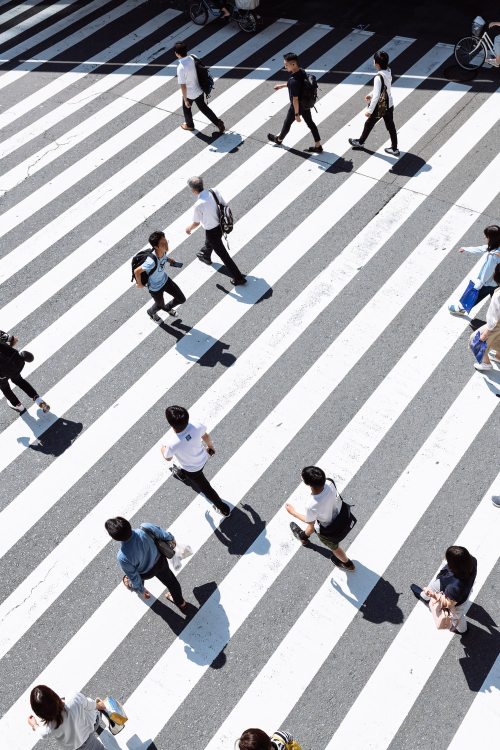
#> input picture Sample.jpg, 1000 x 1500 px (shown at 1/2 size)
$ jupyter execute --allow-errors Coreoperations.ipynb
#> lines starting #> are read from the running program, lines starting #| are printed output that depends on the picture; after the words box and inside, x2 and y2 are one past the last pixel; in counts of white or black regions, pixels touching at a corner belong together
[cell 1]
import numpy as np
import cv2
import matplotlib.pyplot as plt

[cell 2]
img = cv2.imread("Sample.jpg")
#> img is the input picture: shape (1500, 1000, 3); mean B, G, R 176.4, 171.7, 170.8
img.shape
#> Out = (1500, 1000, 3)

[cell 3]
plt.matshow(img)

[cell 4]
person = img[650:800,150:200]
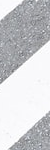
#> person: shape (150, 50, 3); mean B, G, R 209.4, 206.3, 205.6

[cell 5]
img[0:150,0:50] = person
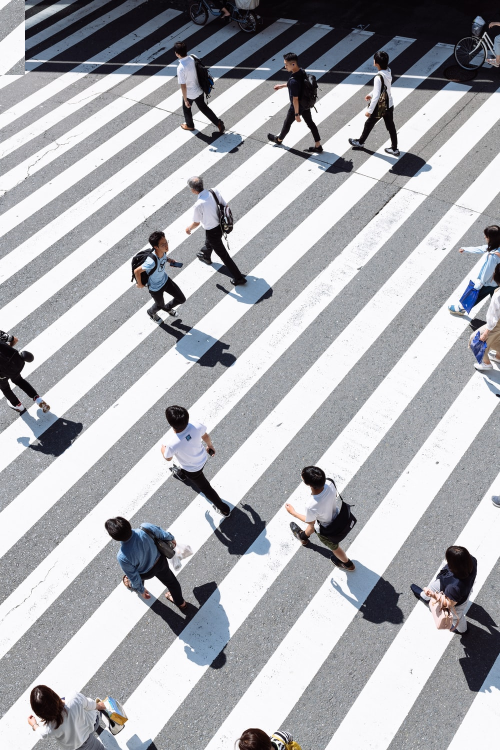
#> img: shape (1500, 1000, 3) (shown at 1/2 size); 0.5% of pixels changed, all inside (x1, y1, x2, y2) = (0, 0, 50, 150)

[cell 6]
b,g,r = cv2.split(img)
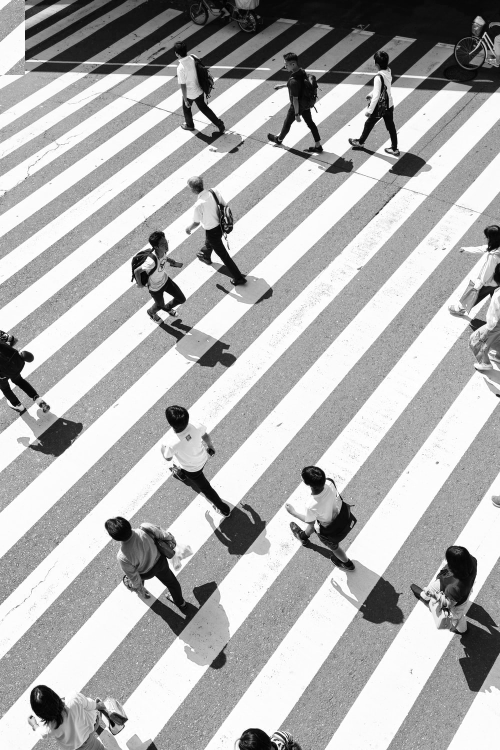
#> b: shape (1500, 1000) (shown at 1/2 size); min 0, max 255, mean 176.9
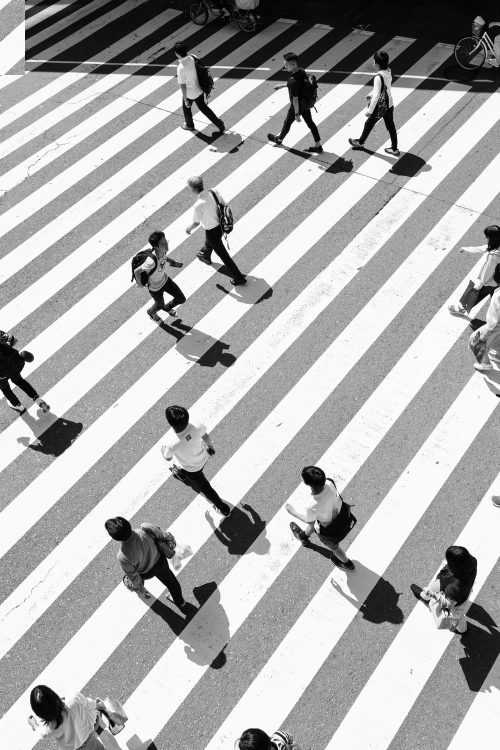
#> g: shape (1500, 1000) (shown at 1/2 size); min 0, max 255, mean 172.2
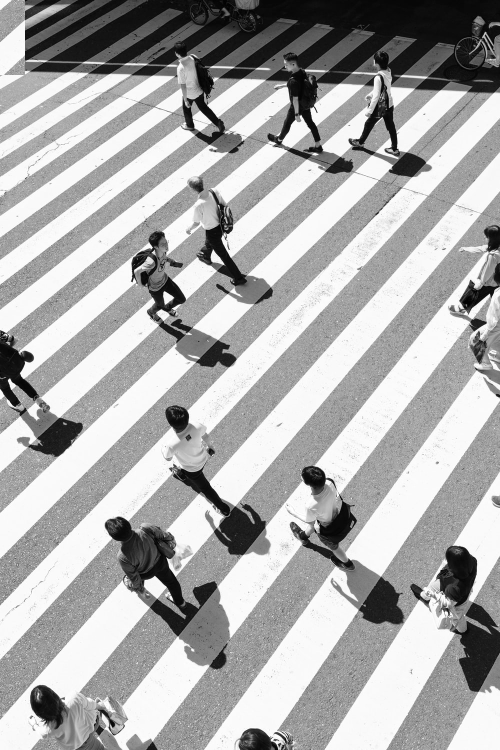
#> r: shape (1500, 1000) (shown at 1/2 size); min 0, max 255, mean 171.4
